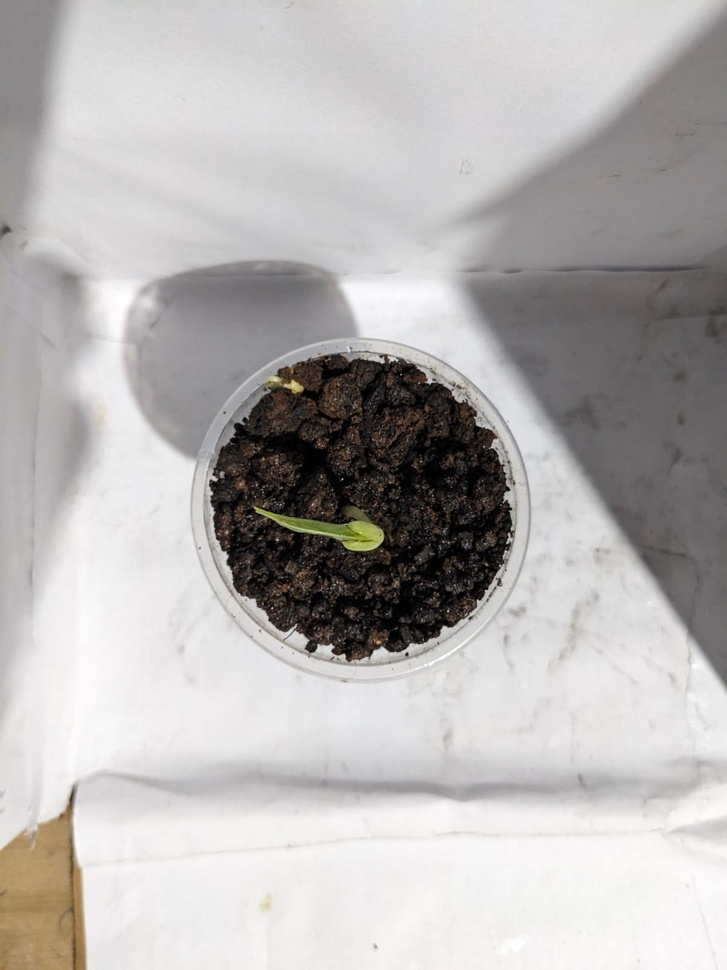
#> input picture Project_DigitalDynamos/images/day1_e_above.jpg, 727 x 970 px, shrunk from 1200 x 1600 before the run; its folder holds only this picture in this run
$ jupyter execute healthindicator_newcode.ipynb
#> lines starting #> are read from the running program, lines starting #| are printed output that depends on the picture; after the words box and inside, x2 and y2 are one past the last pixel; in counts of white or black regions, pixels touching at a corner belong together
[cell 1]
import cv2
import numpy as np
import matplotlib.pyplot as plt
import os
import time

def analyze_plant_health(image_path):
    # Load the image
#> called with image_path = 'images/day1_e_above.jpg'
    image = cv2.imread(image_path)
#> image is the input picture: shape (970, 727, 3); mean B, G, R 179.2, 180.2, 182.7
    if image is None:
        print(f"Error: Could not read {image_path}")
        return

    image = cv2.cvtColor(image, cv2.COLOR_BGR2RGB)
    hsv = cv2.cvtColor(image, cv2.COLOR_RGB2HSV)
#> hsv: shape (970, 727, 3); mean H, S, V 81.1, 13.4, 183

    # Yellow/Brown patches
    lower_damage = np.array([5, 20, 20])
    upper_damage = np.array([55, 255, 255])
    mask_damage = cv2.inRange(hsv, lower_damage, upper_damage)
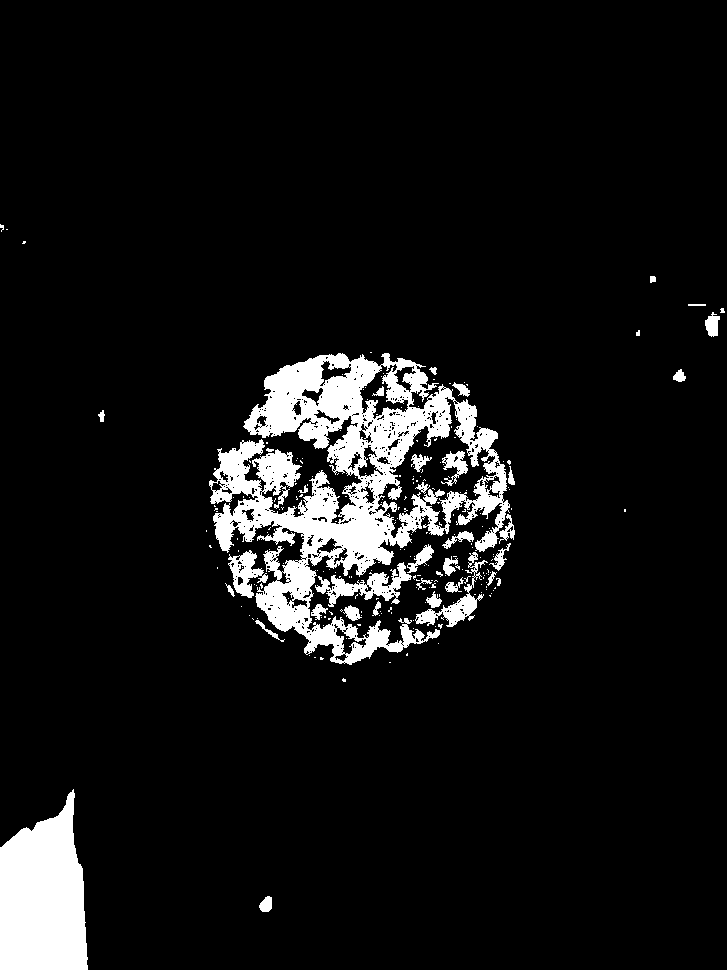
#> mask_damage: shape (970, 727); 7.8% white; 228 white regions (191 under 20 px), largest, box (x1, y1, x2, y2) and area: (209, 353, 510, 665) 35334, (0, 789, 88, 970) 12098, (315, 562, 412, 607) 1520

    # White patches
    lower_white = np.array([0, 0, 190])
    upper_white = np.array([180, 10, 255])
    mask_white = cv2.inRange(hsv, lower_white, upper_white)
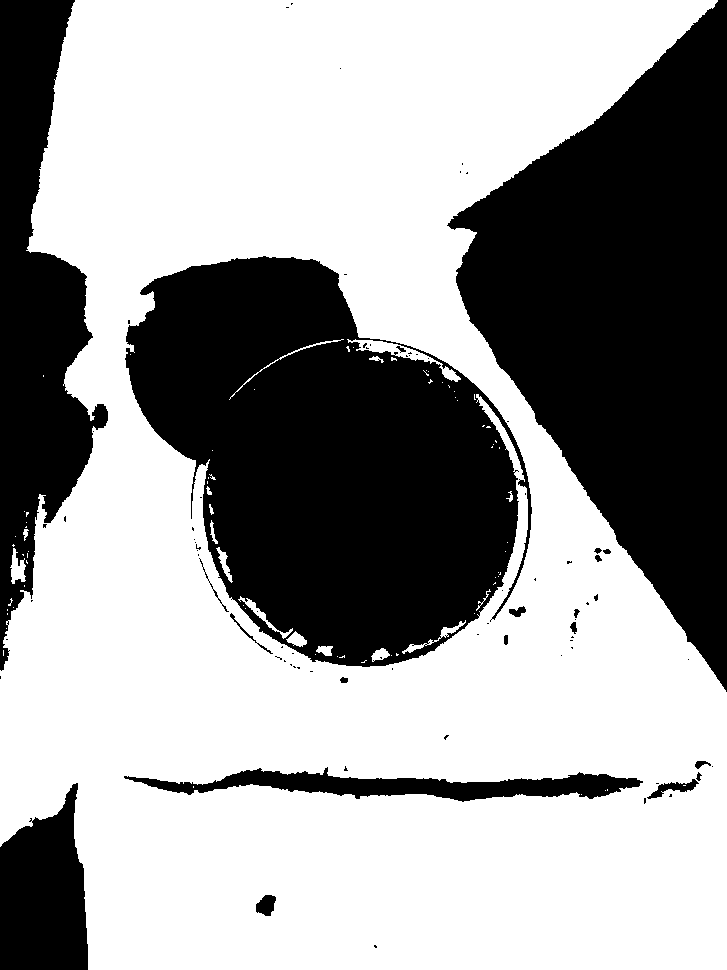
#> mask_white: shape (970, 727); 61.9% white; 82 black regions (61 under 20 px), largest, box (x1, y1, x2, y2) and area: (125, 256, 532, 667) 107318, (447, 0, 727, 692) 103300, (0, 0, 108, 671) 36585

    # Combine masks
    mask_combined = cv2.bitwise_or(mask_damage, mask_white)
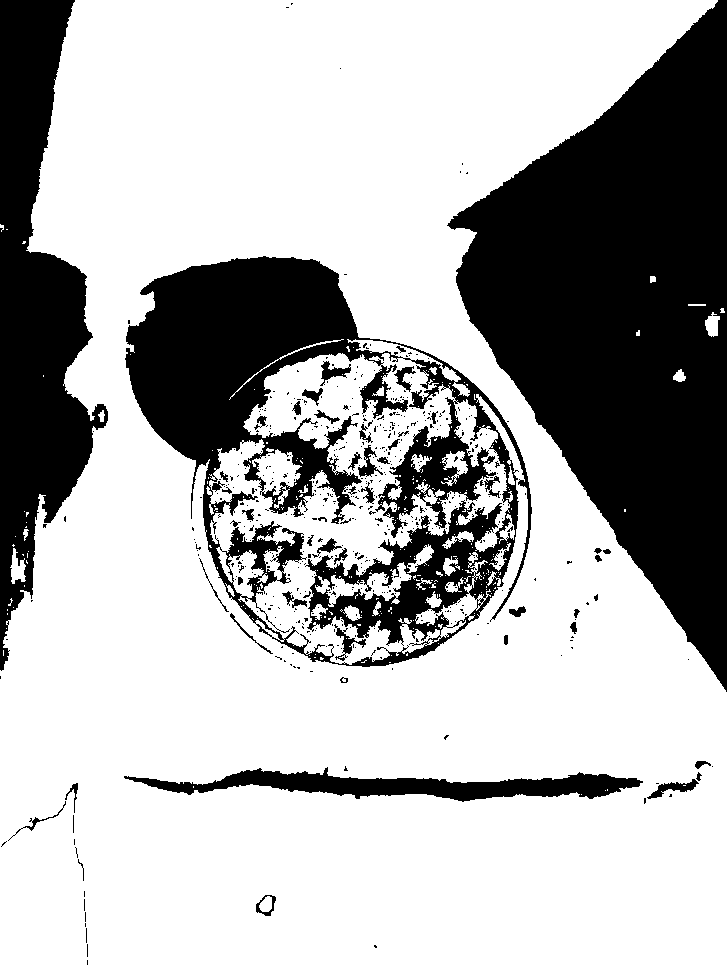
#> mask_combined: shape (970, 727); 69.7% white; 527 black regions (476 under 20 px)

    # Contours
    contours, _ = cv2.findContours(mask_combined, cv2.RETR_EXTERNAL, cv2.CHAIN_APPROX_SIMPLE)
#> contours = 32 contours, 25 with area under 20; largest, box (x1, y1, x2, y2) and area: (0, 0, 727, 970) 563006, (10, 548, 26, 584) 266, (705, 312, 720, 337) 212, (673, 369, 686, 382) 90, (98, 410, 105, 422) 36, (650, 276, 656, 283) 26, (23, 529, 29, 541) 24

    # Draw boxes
    result_image = image.copy()
    total_damage_area = 0
    for contour in contours:
        x, y, w, h = cv2.boundingRect(contour)
        cv2.rectangle(result_image, (x, y), (x + w, y + h), (255, 0, 0), 2)
        total_damage_area += w * h
#> this loop made 32 passes
#> (x, y, w, h, total_damage_area) on passes 6, 8, 11, 12, 14, 15, 17, 18, 19, 21, 23, 24: (8, 598, 5, 8, 52), (26, 560, 2, 4, 62), (28, 551, 1, 1, 72), (10, 548, 16, 36, 648), (15, 536, 1, 1, 658), (23, 529, 6, 12, 730), (26, 522, 1, 1, 735), (26, 512, 3, 5, 750), (24, 511, 1, 1, 751), (98, 410, 7, 12, 841), (673, 369, 13, 13, 1012), (636, 330, 4, 6, 1036)
#> (contour, x, y, w, h, total_damage_area) on passes 7, 9, 10, 13, 16, 20: ([[24, 585], [24, 586]], 24, 585, 1, 2, 54), ([[22, 554], [23, 555], [23, 554]], 22, 554, 2, 2, 66), ([[27, 553], [27, 557]], 27, 553, 1, 5, 71), ([[13, 544], [12, 545], [13, 546], [14, 545]], 12, 544, 3, 3, 657), ([[26, 526], [25, 527], [26, 527]], 25, 526, 2, 2, 734), ([[624, 509], [624, 511], [625, 511], [625, 509]], 624, 509, 2, 3, 757)
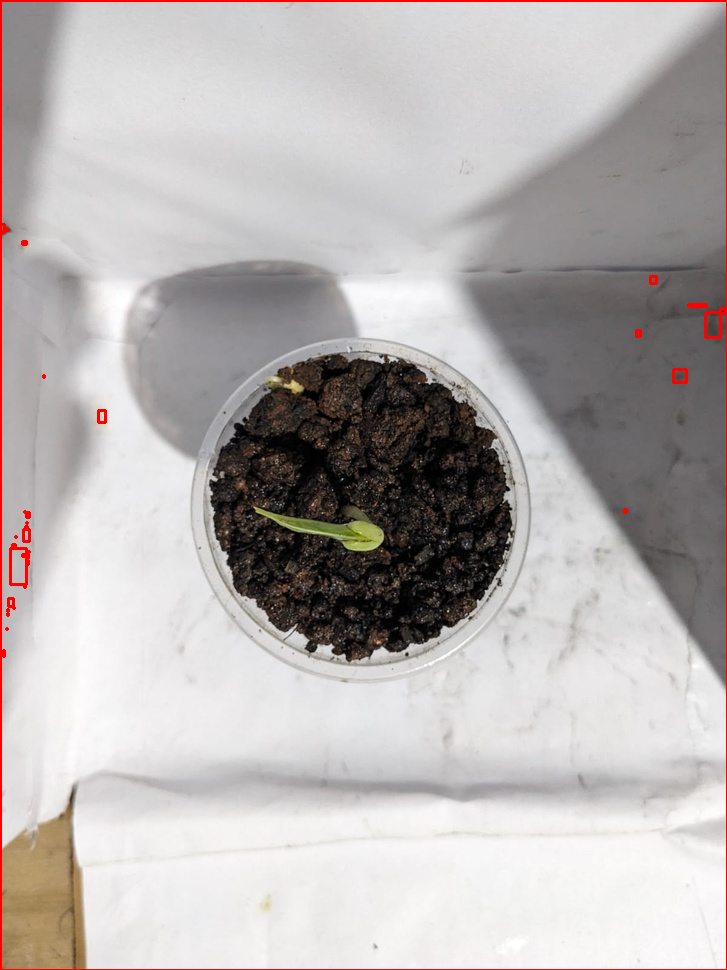
#> result_image: shape (970, 727, 3); mean R, G, B 183.4, 178.6, 177.6
#> after the loop, total_damage_area = 706750

    # Damage percentage
    image_area = image.shape[0] * image.shape[1]
#> image_area = 705190
    damage_percentage = (total_damage_area / image_area) * 100
#> damage_percentage = 100.2
    if damage_percentage < 0.001:
        print("No Damage Detected")
    else:
        print("Leaf Damage Detected")

    # Display results
    fig, ax = plt.subplots(1, 3, figsize=(15, 5))
    ax[0].imshow(image)
    ax[0].set_title("Original Image")
    ax[0].axis("off")

    ax[1].imshow(mask_combined, cmap='gray')
    ax[1].set_title("Detected Damage Mask")
    ax[1].axis("off")

    ax[2].imshow(result_image)
    ax[2].set_title("Damage Bounding Boxes")
    ax[2].axis("off")

    plt.show()

# Image directory
directory = "images"

# Generate filenames: day1_e_above.jpg to day8_m_above.jpg
image_filenames = [
    f"day{day}_{view}.jpg"
    for day in range(1, 9)
    for view in ['e_above', 'm_above']
]

# Timer setup
total_time = 0
image_total_time = 0
num_images = 0
start_time = time.time()

# Process images
for filename in image_filenames:
    image_path = os.path.join(directory, filename)

    if os.path.exists(image_path):
        print(f"Processing {filename}...")

        image_start_time = time.time()
        analyze_plant_health(image_path)
        image_end_time = time.time()

        image_total_time += (image_end_time - image_start_time)
        num_images += 1
    else:
        print(f"File {filename} not found.")

end_time = time.time()
total_time = end_time - start_time

# Summary
average_time_per_image = image_total_time / num_images if num_images > 0 else 0
print(f"\nPerformance Summary:")
print(f"Total Time Taken: {total_time:.2f} seconds")
print(f"Average Execution Time per Image: {average_time_per_image:.2f} seconds")
print(f"Number of Images Processed: {num_images}")
